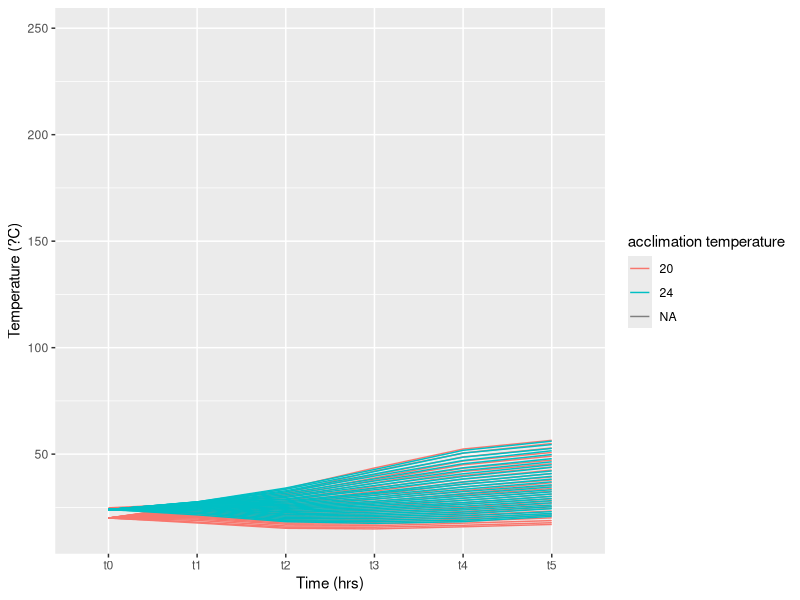
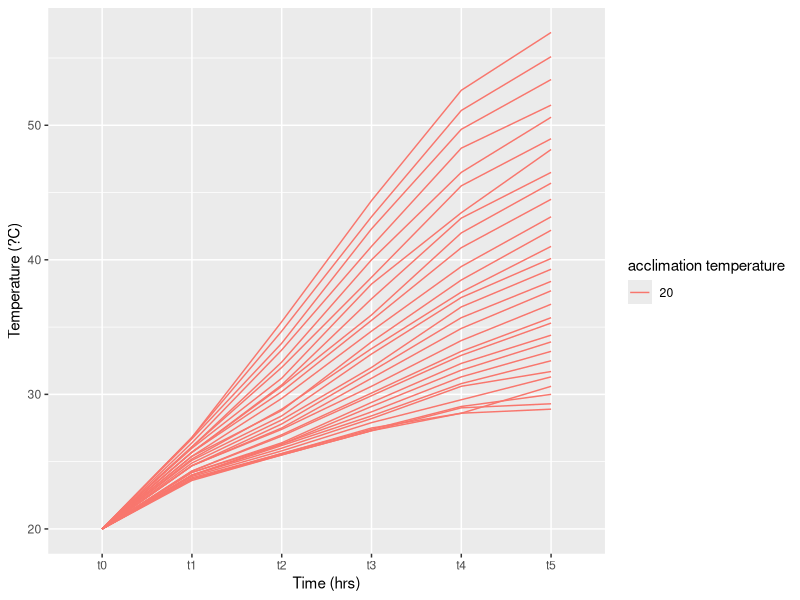
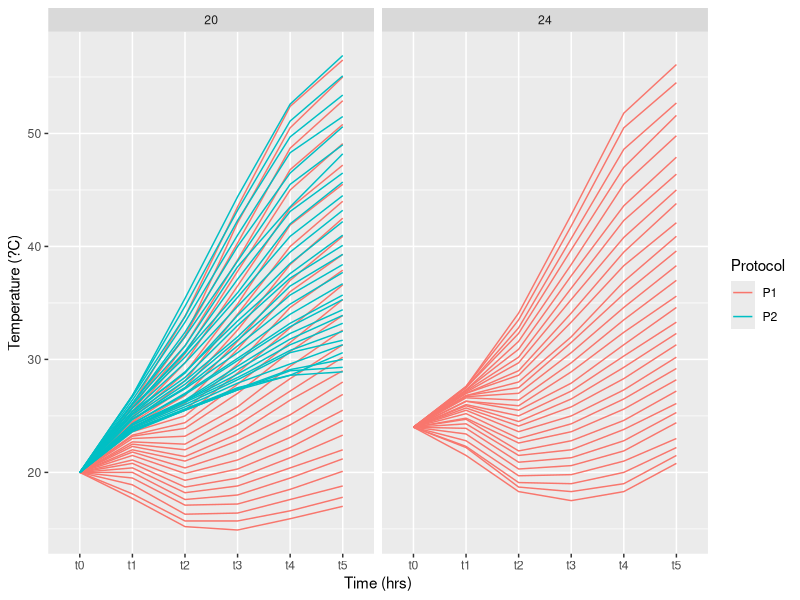
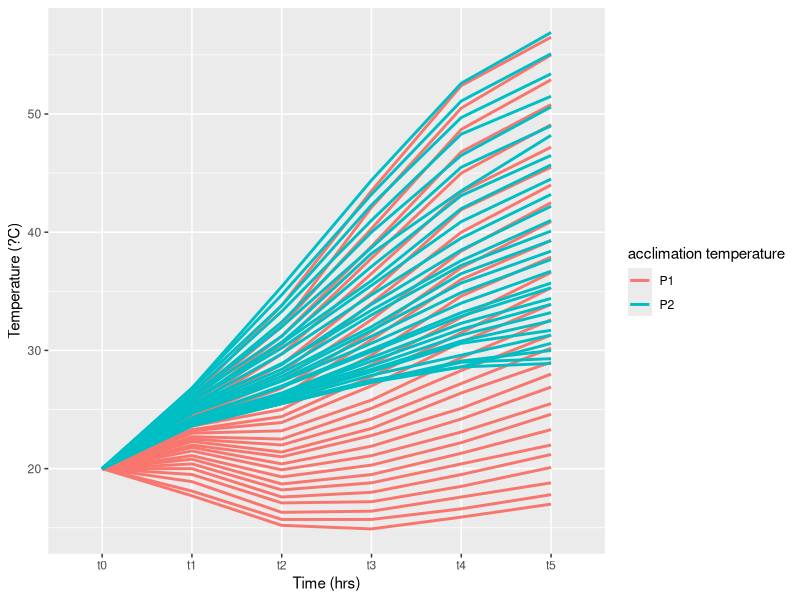

R code for these plots, in order: (Note: this script raises an error after producing the figures.)
library(gridExtra)
library(tidyverse)
library(ggplot2)

P<-read.csv(here::here('data/heat.bar.ramping.P1P2.csv'))
P1<-P%>%filter(protocol=="P1")
P2<-P%>%filter(protocol=="P2")
P1<-na.omit(P1)
P1$acc<-as.factor(P1$acc)
P1[54,5] = 24.8
#View(P1)
summary(P1)


##wide to long format
P1_long<-gather(P1,time,temp,t0:t5)
P1_long[114,4] = 't1'
#View(P1_long)
summary(P1_long)

P120<-subset(P1_long, acc == "20")

#View(P120)
##PLot of a sample P1 at 20 and 24
ggplot(P1_long,aes(x=time,y=temp,group=interaction(col,acc), color=acc)) + geom_line()+labs(x="Time (hrs)",y="Temperature (?C)",color="acclimation temperature")

#P2
P2<-na.omit(P2)       
P2$acc<-as.factor(P2$acc)
summary(P2)

##wide to long format
P2_long<-gather(P2,time,temp,t0:t5)
P2_long[62,6] = 25.5
P2_long[152,6] = 29.3
#View(P2_long)

ggplot(P2_long,aes(x=time,y=temp,group=interaction(col,acc),color=acc))+geom_line()+labs(x="Time (hrs)",y="Temperature (?C)",color="acclimation temperature")

##both!

P1P2<-P
P1P2<-na.omit(P1P2)
P1P2$acc<-as.factor(P1P2$acc)
P1P2_long<-gather(P1P2,time,temp,t0:t5)
summary(P1P2_long)
#View(P1P2_long)
P1P2_long[144,6] = 24.8
P1P2_long[144,5] = 't1'
P1P2_long[242,6]= 25.5
P1P2_long[512,6]= 29.3
ggplot(P1P2_long,aes(x=time,y=temp,group=interaction(col,acc,protocol),color=protocol))+geom_line()+labs(x="Time (hrs)",y="Temperature (?C)",color="Protocol")+facet_wrap(acc~.)
##no 24
df<-filter(P1P2_long, acc!="24")
ggplot(df,aes(x=time,y=temp,group=interaction(col,protocol),color=protocol))+geom_line(size=1)+labs(x="Time (hrs)",y="Temperature (?C)",color="acclimation temperature")
 
##let's model 
#Filter by protocol
p1<-filter(df,protocol=="P1")
p2<-filter(df,protocol=="P2")
#filter by time
p1<-filter(p1,time>"t2"&time<="t5")
p2<-filter(p2,time>"t2"&time<="t5")
#filter by 4 runs around the CTmax (37-38C)
p1<-filter(p1,col>="25"&col<="29")
p2<-filter(p2,col>="20"&col<="24")
#construct linear models
m.p1<-lm(temp~time,p1)
m.p2<-lm(temp~time,p2)

all<-glm(temp~time+protocol,filtered,family="gaussian")
summary(all)
hist(resid(all))

filtered<-rbind(p1,p2)

ggplot(filtered,aes(x=time,y=temp,group=interaction(col,protocol),color=protocol))+geom_point()+geom_smooth(method="lm",aes(group=protocol))

### Figures for paper
P1_long$prot<-"1"
P2_long$prot<-"2"
prots<-rbind(P1_long,P2_long)

protss<-c("Protocol 1","Protocol 2")
names(protss)<-c("1","2")

#protocol 1 and 2
ggplot(prots,aes(x=time,y=temp,group=interaction(col,acc),color=acc))+facet_wrap(prot~.,labeller=labeller(prot=protss))+geom_line()+labs(x="Time (hrs)",y="Temperature (?C)",color="acclimation temperature")+theme_classic()+
  theme(text=element_text(family="arial",size=22))+scale_color_manual(name=expression(atop(paste("Acclimation"),"Temperature")),labels=c("20?C","24?C"),values=c("blue","red"))+
  scale_x_discrete(labels=c("0","1","2","3","4","5"))

#just protocol 1
ggplot(P1_long,aes(x=time,y=temp,group=interaction(col,acc),color=acc))+geom_line(size=1)+labs(x="Time (hrs)",y="Temperature (°C)",color="acclimation temperature")+theme_classic()+
  theme(text=element_text(family="arial",size=22))+scale_color_manual(name=expression(atop(paste("Acclimation"),"Temperature")),labels=c("20°C","24°C"),values=c("blue","red"))+
  scale_x_discrete(labels=c("0","1","2","3","4","5"))

